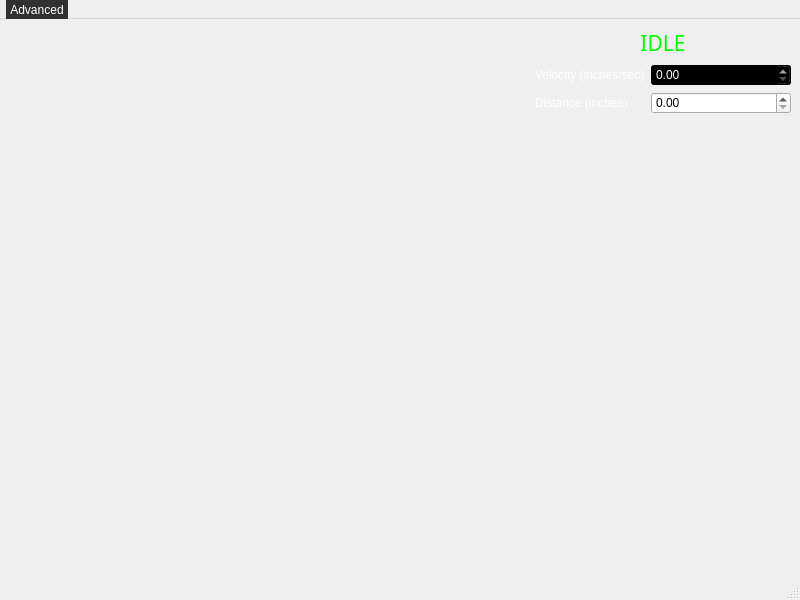
<?xml version="1.0" encoding="UTF-8"?>
<ui version="4.0">
 <class>MainWindow</class>
 <widget class="QMainWindow" name="MainWindow">
  <property name="geometry">
   <rect>
    <x>0</x>
    <y>0</y>
    <width>800</width>
    <height>600</height>
   </rect>
  </property>
  <property name="windowTitle">
   <string>MainWindow</string>
  </property>
  <property name="styleSheet">
   <string notr="true">background-color: rgb(0, 0, 0);
color: rgb(255, 255, 255);

QMenuBar {
	backgroud-color: rgb(2, 45, 115);
	color: rgb(255, 255, 255);
	border: 1px solid #000;
}
QMenuBar::item {
    background-color: rgb(49,49,49);
    color: rgb(255,255,255);
 }

 QMenuBar::item::selected {
     background-color: rgb(30,30,30);
 }

QMenu {
   background-color: rgb(49,49,49);
   color: rgb(255,255,255);
   border: 1px solid #000;           
 }

QMenu::item::selected {
   background-color: rgb(30,30,30);
}</string>
  </property>
  <widget class="QWidget" name="centralwidget">
   <layout class="QGridLayout" name="gridLayout">
    <item row="0" column="0">
     <layout class="QHBoxLayout" name="horizontalLayout">
      <item>
       <widget class="QWidget" name="Deepstream_Window" native="true"/>
      </item>
      <item>
       <layout class="QVBoxLayout" name="verticalLayout">
        <item>
         <widget class="QLabel" name="status_label">
          <property name="maximumSize">
           <size>
            <width>400</width>
            <height>100</height>
           </size>
          </property>
          <property name="font">
           <font>
            <family>Arial Rounded MT Bold</family>
            <pointsize>16</pointsize>
           </font>
          </property>
          <property name="text">
           <string>&lt;html&gt;&lt;head/&gt;&lt;body&gt;&lt;p&gt;&lt;span style=&quot; color:#00ff00;&quot;&gt;IDLE&lt;/span&gt;&lt;/p&gt;&lt;/body&gt;&lt;/html&gt;</string>
          </property>
          <property name="alignment">
           <set>Qt::AlignCenter</set>
          </property>
         </widget>
        </item>
        <item>
         <layout class="QGridLayout" name="gridLayout_2">
          <item row="0" column="0">
           <widget class="QLabel" name="vel_label">
            <property name="maximumSize">
             <size>
              <width>150</width>
              <height>50</height>
             </size>
            </property>
            <property name="text">
             <string>&lt;html&gt;&lt;head/&gt;&lt;body&gt;&lt;p&gt;&lt;span style=&quot; color:#ffffff;&quot;&gt;Velocity (inches/sec)&lt;/span&gt;&lt;/p&gt;&lt;/body&gt;&lt;/html&gt;</string>
            </property>
           </widget>
          </item>
          <item row="1" column="1">
           <widget class="QDoubleSpinBox" name="dist_value">
            <property name="maximumSize">
             <size>
              <width>200</width>
              <height>50</height>
             </size>
            </property>
           </widget>
          </item>
          <item row="0" column="1">
           <widget class="QDoubleSpinBox" name="vel_value">
            <property name="maximumSize">
             <size>
              <width>150</width>
              <height>50</height>
             </size>
            </property>
            <property name="palette">
             <palette>
              <active>
               <colorrole role="WindowText">
                <brush brushstyle="SolidPattern">
                 <color alpha="255">
                  <red>255</red>
                  <green>255</green>
                  <blue>255</blue>
                 </color>
                </brush>
               </colorrole>
               <colorrole role="Button">
                <brush brushstyle="SolidPattern">
                 <color alpha="255">
                  <red>0</red>
                  <green>0</green>
                  <blue>0</blue>
                 </color>
                </brush>
               </colorrole>
               <colorrole role="Text">
                <brush brushstyle="SolidPattern">
                 <color alpha="255">
                  <red>255</red>
                  <green>255</green>
                  <blue>255</blue>
                 </color>
                </brush>
               </colorrole>
               <colorrole role="ButtonText">
                <brush brushstyle="SolidPattern">
                 <color alpha="255">
                  <red>255</red>
                  <green>255</green>
                  <blue>255</blue>
                 </color>
                </brush>
               </colorrole>
               <colorrole role="Base">
                <brush brushstyle="SolidPattern">
                 <color alpha="255">
                  <red>0</red>
                  <green>0</green>
                  <blue>0</blue>
                 </color>
                </brush>
               </colorrole>
               <colorrole role="Window">
                <brush brushstyle="SolidPattern">
                 <color alpha="255">
                  <red>0</red>
                  <green>0</green>
                  <blue>0</blue>
                 </color>
                </brush>
               </colorrole>
               <colorrole role="PlaceholderText">
                <brush brushstyle="NoBrush">
                 <color alpha="128">
                  <red>255</red>
                  <green>255</green>
                  <blue>255</blue>
                 </color>
                </brush>
               </colorrole>
              </active>
              <inactive>
               <colorrole role="WindowText">
                <brush brushstyle="SolidPattern">
                 <color alpha="255">
                  <red>255</red>
                  <green>255</green>
                  <blue>255</blue>
                 </color>
                </brush>
               </colorrole>
               <colorrole role="Button">
                <brush brushstyle="SolidPattern">
                 <color alpha="255">
                  <red>0</red>
                  <green>0</green>
                  <blue>0</blue>
                 </color>
                </brush>
               </colorrole>
               <colorrole role="Text">
                <brush brushstyle="SolidPattern">
                 <color alpha="255">
                  <red>255</red>
                  <green>255</green>
                  <blue>255</blue>
                 </color>
                </brush>
               </colorrole>
               <colorrole role="ButtonText">
                <brush brushstyle="SolidPattern">
                 <color alpha="255">
                  <red>255</red>
                  <green>255</green>
                  <blue>255</blue>
                 </color>
                </brush>
               </colorrole>
               <colorrole role="Base">
                <brush brushstyle="SolidPattern">
                 <color alpha="255">
                  <red>0</red>
                  <green>0</green>
                  <blue>0</blue>
                 </color>
                </brush>
               </colorrole>
               <colorrole role="Window">
                <brush brushstyle="SolidPattern">
                 <color alpha="255">
                  <red>0</red>
                  <green>0</green>
                  <blue>0</blue>
                 </color>
                </brush>
               </colorrole>
               <colorrole role="PlaceholderText">
                <brush brushstyle="NoBrush">
                 <color alpha="128">
                  <red>255</red>
                  <green>255</green>
                  <blue>255</blue>
                 </color>
                </brush>
               </colorrole>
              </inactive>
              <disabled>
               <colorrole role="WindowText">
                <brush brushstyle="SolidPattern">
                 <color alpha="255">
                  <red>255</red>
                  <green>255</green>
                  <blue>255</blue>
                 </color>
                </brush>
               </colorrole>
               <colorrole role="Button">
                <brush brushstyle="SolidPattern">
                 <color alpha="255">
                  <red>0</red>
                  <green>0</green>
                  <blue>0</blue>
                 </color>
                </brush>
               </colorrole>
               <colorrole role="Text">
                <brush brushstyle="SolidPattern">
                 <color alpha="255">
                  <red>255</red>
                  <green>255</green>
                  <blue>255</blue>
                 </color>
                </brush>
               </colorrole>
               <colorrole role="ButtonText">
                <brush brushstyle="SolidPattern">
                 <color alpha="255">
                  <red>255</red>
                  <green>255</green>
                  <blue>255</blue>
                 </color>
                </brush>
               </colorrole>
               <colorrole role="Base">
                <brush brushstyle="SolidPattern">
                 <color alpha="255">
                  <red>0</red>
                  <green>0</green>
                  <blue>0</blue>
                 </color>
                </brush>
               </colorrole>
               <colorrole role="Window">
                <brush brushstyle="SolidPattern">
                 <color alpha="255">
                  <red>0</red>
                  <green>0</green>
                  <blue>0</blue>
                 </color>
                </brush>
               </colorrole>
               <colorrole role="PlaceholderText">
                <brush brushstyle="NoBrush">
                 <color alpha="128">
                  <red>255</red>
                  <green>255</green>
                  <blue>255</blue>
                 </color>
                </brush>
               </colorrole>
              </disabled>
             </palette>
            </property>
           </widget>
          </item>
          <item row="1" column="0">
           <widget class="QLabel" name="dist_label">
            <property name="maximumSize">
             <size>
              <width>100</width>
              <height>50</height>
             </size>
            </property>
            <property name="text">
             <string>&lt;html&gt;&lt;head/&gt;&lt;body&gt;&lt;p&gt;&lt;span style=&quot; color:#ffffff;&quot;&gt;Distance (inches)&lt;/span&gt;&lt;/p&gt;&lt;/body&gt;&lt;/html&gt;</string>
            </property>
           </widget>
          </item>
          <item row="2" column="0">
           <spacer name="verticalSpacer">
            <property name="orientation">
             <enum>Qt::Vertical</enum>
            </property>
            <property name="sizeHint" stdset="0">
             <size>
              <width>20</width>
              <height>40</height>
             </size>
            </property>
           </spacer>
          </item>
          <item row="2" column="1">
           <spacer name="verticalSpacer_2">
            <property name="orientation">
             <enum>Qt::Vertical</enum>
            </property>
            <property name="sizeHint" stdset="0">
             <size>
              <width>20</width>
              <height>40</height>
             </size>
            </property>
           </spacer>
          </item>
         </layout>
        </item>
       </layout>
      </item>
     </layout>
    </item>
   </layout>
  </widget>
  <widget class="QMenuBar" name="menubar">
   <property name="geometry">
    <rect>
     <x>0</x>
     <y>0</y>
     <width>800</width>
     <height>26</height>
    </rect>
   </property>
   <widget class="QMenu" name="menu_adv">
    <property name="title">
     <string>Advanced</string>
    </property>
    <addaction name="actionHide_Status"/>
   </widget>
   <addaction name="menu_adv"/>
  </widget>
  <widget class="QStatusBar" name="statusbar"/>
  <action name="actionHide_Status">
   <property name="text">
    <string>Hide Status</string>
   </property>
  </action>
 </widget>
 <resources/>
 <connections/>
</ui>
